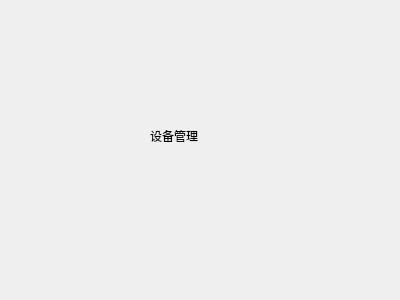
<?xml version="1.0" encoding="UTF-8"?>
<ui version="4.0">
 <class>deviceWidget</class>
 <widget class="QWidget" name="deviceWidget">
  <property name="geometry">
   <rect>
    <x>0</x>
    <y>0</y>
    <width>400</width>
    <height>300</height>
   </rect>
  </property>
  <property name="windowTitle">
   <string>Form</string>
  </property>
  <widget class="QLabel" name="label">
   <property name="geometry">
    <rect>
     <x>150</x>
     <y>130</y>
     <width>54</width>
     <height>12</height>
    </rect>
   </property>
   <property name="text">
    <string>设备管理</string>
   </property>
  </widget>
 </widget>
 <resources/>
 <connections/>
</ui>
